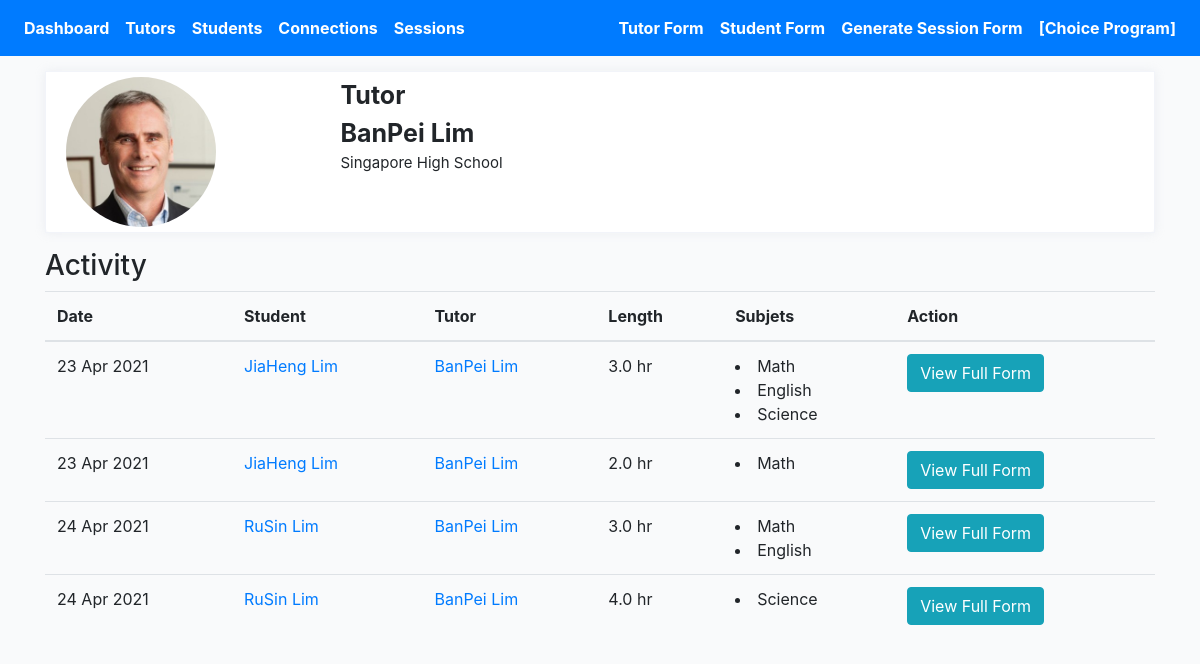
Screenshot of /profiles/banpei-lim/profile-detail with the database file from the repository.
### profiles/models.py (models this page shows, shortened)
class Profile(models.Model):
    role = models.CharField(max_length=200, choices=ROLE_CHOICES_PROFILE, null=True)
    avatar = models.ImageField(default='avatar.png', upload_to='avatars/')
    first_name = models.CharField(max_length=200, blank=True)
    last_name = models.CharField(max_length=200, blank=True)
    email = models.EmailField(max_length=200, blank=True)
    age = models.IntegerField(null=True, blank=True)
    subjects = models.ManyToManyField(Subject, blank=True, related_name='subjects')
    school = models.CharField(max_length=200, blank=True)
    friends = models.ManyToManyField("self", blank=True, related_name='testfriends')
    updated = models.DateTimeField(auto_now=True)
    created = models.DateTimeField(auto_now_add=True)
    slug = models.SlugField(unique=True, blank=True)
    flag = models.BooleanField(default=False)
    def get_absolute_url(self):
        return reverse("profiles:profile-detail-view", kwargs={"slug": self.slug})
    __initial_first_name = None
    __initial_last_name = None
    def __init__(self, *args, **kwargs):
        super().__init__(*args, **kwargs)
        self.__initial_first_name = self.first_name
        self.__initial_last_name = self.last_name

class Session(models.Model):
    connection = models.ForeignKey(Connection, on_delete=models.CASCADE)
    meet = models.IntegerField(null=True, blank=True)
    length = models.FloatField(null=True, blank=True)
    subjects = models.ManyToManyField(Subject, blank=True, related_name='sessionsubjects')
    updated = models.DateTimeField(auto_now=True)
    created = models.DateTimeField(auto_now_add=True)
    feedback = models.TextField(null=True, blank=True, max_length=1000)
    change = models.TextField(null=True, blank=True, max_length=1000)
    support = models.ManyToManyField(Support, blank=True, related_name='supports')
    othersupport = models.CharField(null=True, blank=True, max_length=200)
    question = models.TextField(null=True, blank=True, max_length=1000)
    cont = models.CharField(null=True, blank=True, max_length=200, choices=CONT_STATUS_CHOICES)
    submit_status = models.BooleanField(default=False)
    def get_subjects(self):
        return self.subjects.all()
    def get_absolute_url(self):
        return reverse("profiles:session-detail-view", kwargs={"pk": self.pk})

class Connection(models.Model):
    created = models.DateTimeField(auto_now_add=True)
    student = models.ForeignKey(Profile, on_delete=models.CASCADE, related_name='student')
    tutor = models.ForeignKey(Profile, on_delete=models.CASCADE, related_name='tutor')
    status = models.CharField(max_length=200, choices=STATUS_CHOICES)
    updated = models.DateTimeField(auto_now=True)

class Subject(models.Model):
    name = models.CharField(max_length=200, blank=True)
    def __str__(self):
        return self.name

### profiles/views.py (the view)
# urls.py: path('<slug>/profile-detail', ProfileDetailView.as_view(), name='profile-detail-view'),
class ProfileDetailView(DetailView):
    model = Profile
    template_name = 'profile-detail.html'
    def get_object(self):
        slug = self.kwargs.get('slug')
        profile = Profile.objects.get(slug=slug)
        return profile
    def get_context_data(self, **kwargs):
        context = super().get_context_data(**kwargs)
        slug = self.kwargs.get('slug')
        profile = Profile.objects.get(slug=slug)
        sessions = Session.objects.filter(submit_status=True).filter(Q(connection__tutor=profile) | Q(connection__student=profile))
        sessions_ = []
        for item in sessions:
            sessions_.append(item)
        context["sessions"] = sessions_
        return context

### templates/profile-detail.html (shortened to what this page needs)
{% extends 'base.html' %}
{% load static %}
{% block stylesheet %}{% static '/css/profile.css' %}{% endblock %}
{% block content %}
<div class="profile-page tx-13">
    <div class="row">
        <div class="col-12 grid-margin">
            <div class="profile-header">
                <div class="header-links">
                    <div class="container header">
                        <div class="row">
                            <div class="col-3 name-btn">
                                <img class="profile-pic" src="{{profile.avatar.url}}" alt="profile">
                            </div>
                            <div class="col-3">
                                <div style="font-size:25px; font-weight:bold" class="profile-name">
                                    {{profile.role|title }}</div>
                                <div style="font-size:25px; font-weight:bold" class="profile-name">
                                    {{profile.first_name}}
                                    {{profile.last_name}}</div>
                                <div style="font-size:15px" class="profile-name">
                                    {{profile.school}}</div>
                            </div>
                            <div class="col-6">
                            </div>
                        </div>
                    </div>
                </div>
            </div>
        </div>
    </div>
</div>
<h3>Activity</h3>
<div class="table-responsive-lg">
    <table class="table">
        <thead>
            <tr>
                <th scope="col">Date</th>
                <th scope="col">Student</th>
                <th scope="col">Tutor</th>
                <th scope="col">Length</th>
                <th scope="col">Subjets</th>
                <th scope="col">Action</th>
            </tr>
        </thead>
        <tbody>
            {% for session in sessions %}
            <tr>
                <td>{{session.created|date:"d M Y"}}</td>
                <td><a href="{{session.connection.student.get_absolute_url}}">{{session.connection.student.first_name}}
                        {{session.connection.student.last_name}}</a></td>
                <td><a href="{{session.connection.tutor.get_absolute_url}}">{{session.connection.tutor.first_name}}
                        {{session.connection.tutor.last_name}}</a></td>
                <td>{{session.length}} hr</td>
                <td>
                    {% for subject in session.get_subjects %}
                    <li>{{subject}}</li>
                    {% endfor %}
                </td>
                <td><a href="{{session.get_absolute_url}}"><button type="submit" class="btn btn-info">View Full
                            Form</button></a></td>
            </tr>
            {% endfor %}
        </tbody>
    </table>
</div>
{% endblock content %}

### core/static/css/base.css (style rules this page uses)
.container { width: 100%; padding-right: 15px; padding-left: 15px; margin-right: auto; margin-left: auto; margin-top: 55px; }
body { background:#FAFAFA; }

### core/static/css/profile.css (style rules this page uses)
body { background-color: #f9fafb; margin-top:0px; }
.profile-page .profile-header { box-shadow: 0 0 10px 0 rgba(183, 192, 206, 0.2); border: 1px solid #f2f4f9; }
.profile-page .profile-header .header-links { padding: 5px; display: -webkit-flex; display: flex; -webkit-justify-content: center; justify-content: center; background: #fff; border-radius: 0 0 .25rem .25rem; }
img { vertical-align: middle; border-style: none; }
.grid-margin { margin-bottom: 1rem; }
.name-btn { margin-right: auto; }
.profile-pic { border-radius: 50%; height: auto; width: 150px; }
.container .header { margin-top: 0px; }

### rows the page displays
Profile: avatar (picture), role "Tutor", first_name "BanPei", last_name "Lim", school "Singapore High School"
Session: created "23 Apr 2021", connection.student.first_name "JiaHeng", connection.student.last_name "Lim", connection.tutor.first_name "BanPei", connection.tutor.last_name "Lim", length "3.0"
Subject: name "Math"
Subject: name "English"
Subject: name "Science"
Session: created "23 Apr 2021", connection.student.first_name "JiaHeng", connection.student.last_name "Lim", connection.tutor.first_name "BanPei", connection.tutor.last_name "Lim", length "2.0"
Session: created "24 Apr 2021", connection.student.first_name "RuSin", connection.student.last_name "Lim", connection.tutor.first_name "BanPei", connection.tutor.last_name "Lim", length "3.0"
Session: created "24 Apr 2021", connection.student.first_name "RuSin", connection.student.last_name "Lim", connection.tutor.first_name "BanPei", connection.tutor.last_name "Lim", length "4.0"
